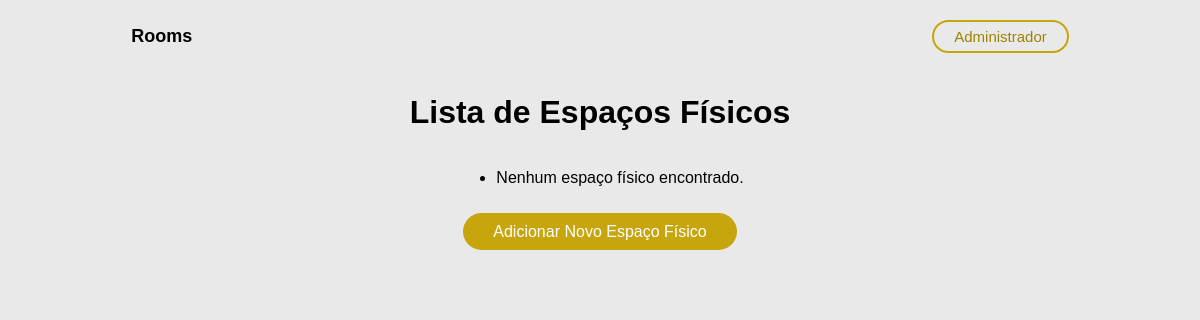
Page /spaces/ on the earlier database version.
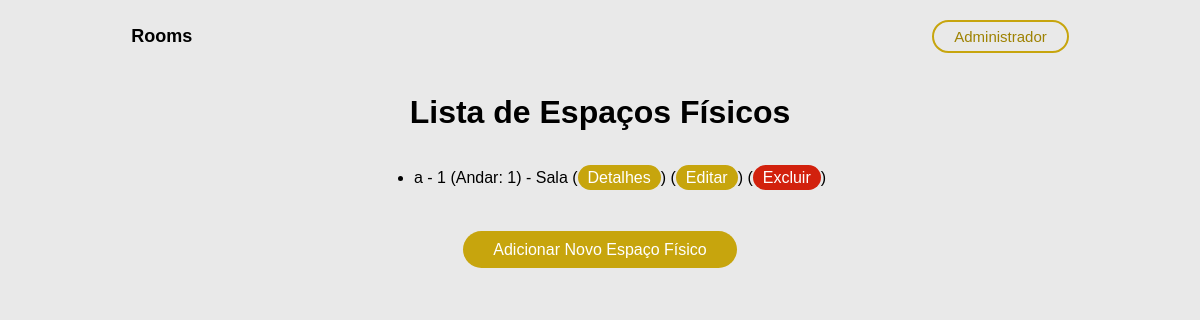
Same page on the later database version.
### core/models.py (models this page shows, shortened)
class PhysicalSpace(models.Model):
    space_id = models.AutoField(primary_key=True)
    space_floor = models.IntegerField()
    space_number = models.IntegerField()
    space_block = models.CharField(max_length=1)
    space_type = models.BooleanField()

### users/views.py (the view)
# urls.py: path('spaces/', views.space_list, name='space_list'),
def space_list(request):
    spaces = PhysicalSpace.objects.all()
    return render(request, 'space_list.html', {'spaces': spaces})

### templates/space_list.html (shortened to what this page needs)
{% load static %}
<!DOCTYPE html>
<html lang="en">
<head>
    <link rel="stylesheet" href="{% static 'css/list.css' %}" />
</head>
<body>
    <header>
        <div class="logo">Rooms</div>
        <div class="login">Administrador</div>
    </header>
    <h1>Lista de Espaços Físicos</h1>
    <div class="contentList">
        <ul>
            {% for space in spaces %}
                <li>{{ space.space_block }} - {{ space.space_number }} (Andar: {{ space.space_floor }}) - {% if space.space_type %}Laboratório{% else %}Sala{% endif %}
                    (<a class="options" href="{% url 'space_detail' pk=space.pk %}">Detalhes</a>)
                    (<a class="options" href="{% url 'space_update' pk=space.pk %}">Editar</a>)
                    (<a class="optionsE" href="{% url 'space_delete' pk=space.pk %}">Excluir</a>)
                </li>
            <br>
            {% empty %}
                <li>Nenhum espaço físico encontrado.</li>
            {% endfor %}
        </ul>
    </div>
    <div class="alignA">
        <a class="return" href="{% url 'space_create' %}">Adicionar Novo Espaço Físico</a>
    </div>
</body>
</html>

Differences in the rows shown:
added PhysicalSpace: space_block "a", space_number "1", space_floor "1", space_type "Sala"
Other differences:
text no longer shown: "Nenhum espaço físico encontrado."
